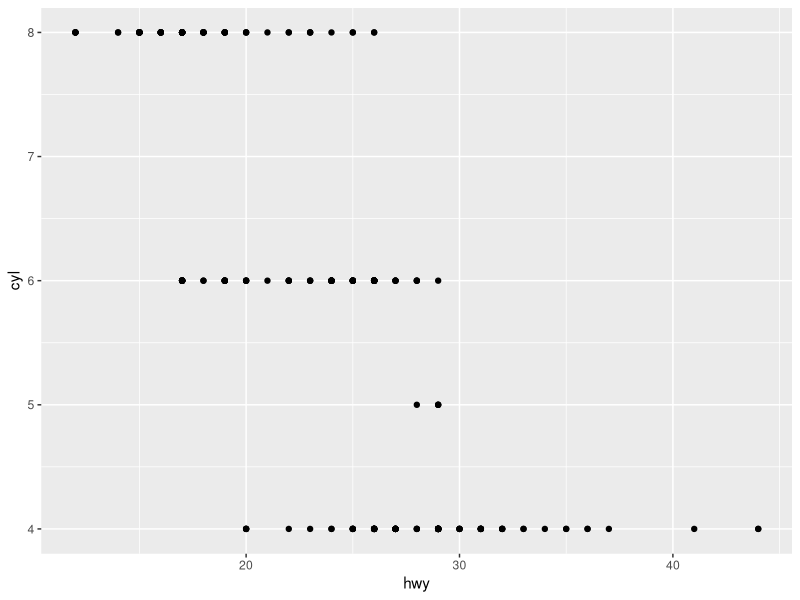
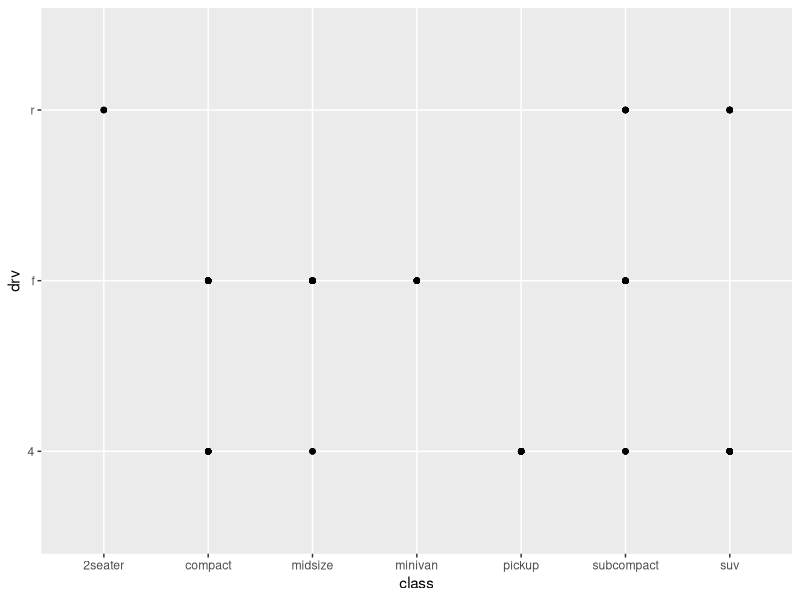
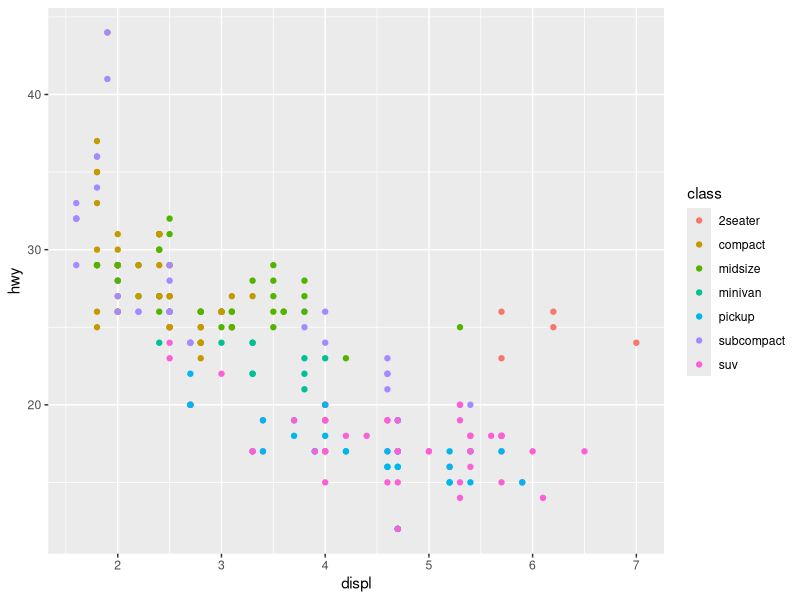

Here is the R script that generated these plots, in order:
## ---- chunk 1
knitr::opts_chunk$set(echo = TRUE)
## ---- chunk 2
library("tidyverse")
## ---- chunk 3
ggplot2::mpg
dim(mpg)
?mpg
ggplot(data = mpg) +
  geom_point(mapping = aes(x = hwy, y =cyl))
ggplot(data = mpg) +
  geom_point(mapping = aes(x = class, y=drv))
## ---- chunk 4
ggplot(data = mpg) +
  geom_point(mapping = aes(x=displ, y=hwy, color = class))
